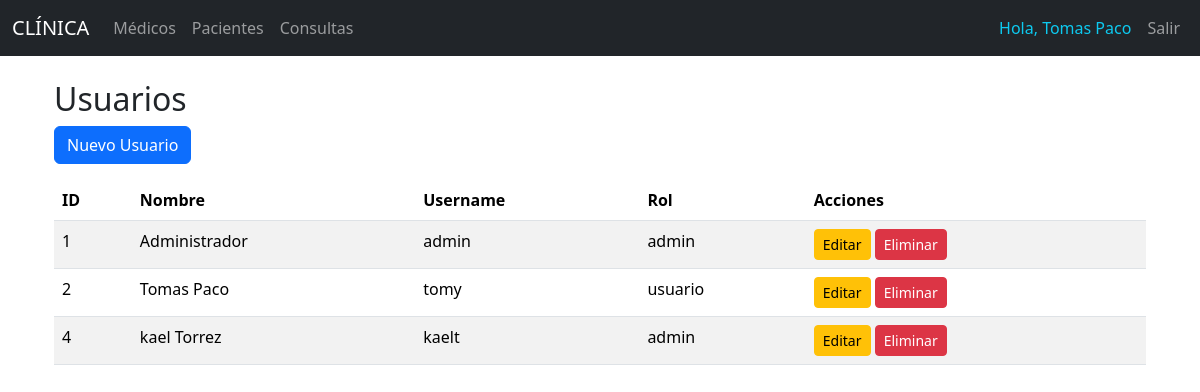
/usuarios/ (signed in), run on the app's committed database.
### models/usuario_model.py (models this page shows, shortened)
class Usuario(db.Model):
    __tablename__ = "usuarios"
    id = db.Column(db.Integer, primary_key=True)
    nombre = db.Column(db.String(80), nullable=False)
    username = db.Column(db.String(50), unique=True, nullable=False)
    password = db.Column(db.String(200), nullable=False)
    rol = db.Column(db.String(20), nullable=False, default='usuario')  # admin, usuario
    @staticmethod
    def get_all():
        return Usuario.query.all()

### controllers/usuario_controller.py (the view)
@usuario_bp.route("/")
@login_required  # Proteger esta ruta
def index():
    usuarios = Usuario.get_all()
    return usuario_view.list(usuarios)

### run.py (called while the page is built)
@app.context_processor
def inject_active_path():
    def is_active(path):
        return 'active' if request.path == path else ''
    return(dict(is_active = is_active))

### view/usuario_view.py (called while the page is built)
def list(usuarios):
    return render_template('usuarios/index.html', usuarios=usuarios)

### templates/usuarios/index.html (shortened to what this page needs)
{% extends "base.html" %}
{% block content %}
<div class="container">
    <h2>Usuarios</h2>
    <a href="{{ url_for('usuario.create') }}" class="btn btn-primary mb-3">Nuevo Usuario</a>
    <table class="table table-striped">
        <thead>
            <tr>
                <th>ID</th>
                <th>Nombre</th>
                <th>Username</th>
                <th>Rol</th>
                <th>Acciones</th>
            </tr>
        </thead>
        <tbody>
            {% for usuario in usuarios %}
            <tr>
                <td>{{ usuario.id }}</td>
                <td>{{ usuario.nombre }}</td>
                <td>{{ usuario.username }}</td>
                <td>{{ usuario.rol }}</td>
                <td>
                    <a href="{{ url_for('usuario.edit', id=usuario.id) }}" class="btn btn-sm btn-warning">Editar</a>
                    <a href="{{ url_for('usuario.delete', id=usuario.id) }}" class="btn btn-sm btn-danger" onclick="return confirm('Estás seguro de eliminar ?')">Eliminar</a>
                </td>
            </tr>
            {% endfor %}
        </tbody>
    </table>
</div>
{% endblock %}

### templates/base.html (shortened to what this page needs)
<!doctype html>
<html lang="es">
<head>
    <link href="https://cdn.jsdelivr.net/npm/bootstrap@5.3.8/dist/css/bootstrap.min.css" rel="stylesheet"
>
</head>
<body>
    <nav class="navbar navbar-expand-lg navbar-dark bg-dark">
        <div class="container-fluid">
            <a class="navbar-brand" href="{{ url_for('home') }}">CLÍNICA</a>
            <div class="collapse navbar-collapse" id="navbarNav">
                <ul class="navbar-nav me-auto">
                    {% if session.logged_in %}
                        <li class="nav-item">
                            <a class="nav-link {{ is_active('/medicos/')}}" href="/medicos/">Médicos</a>
                        </li>
                        <li class="nav-item">
                            <a class="nav-link {{ is_active('/pacientes/')}}" href="/pacientes/">Pacientes</a>
                        </li>
                        <li class="nav-item">
                            <a class="nav-link {{ is_active('/consultas/')}}" href="/consultas/">Consultas</a>
                        </li>
                    {% endif %}
                </ul>
                <ul class="navbar-nav">
                    {% if session.logged_in %}
                        <li class="nav-item">
                            <span class="nav-link text-info">Hola, {{ session.user_name }}</span>
                        </li>
                        <li class="nav-item">
                            <a class="nav-link" href="{{ url_for('auth.logout') }}">Salir</a>
                        </li>
                    {% endif %}
                </ul>
            </div>
        </div>
    </nav>
    <div class="container mt-4">
        {% block content %}
        {% endblock %}
    </div>
</body>
</html>

### data on the page
Usuario: user_name "Tomas Paco", id "2", nombre "Tomas Paco", username "tomy", rol "usuario"
Usuario: id "1", nombre "Administrador", username "admin", rol "admin"
Usuario: id "4", nombre "kael Torrez", username "kaelt", rol "admin"
